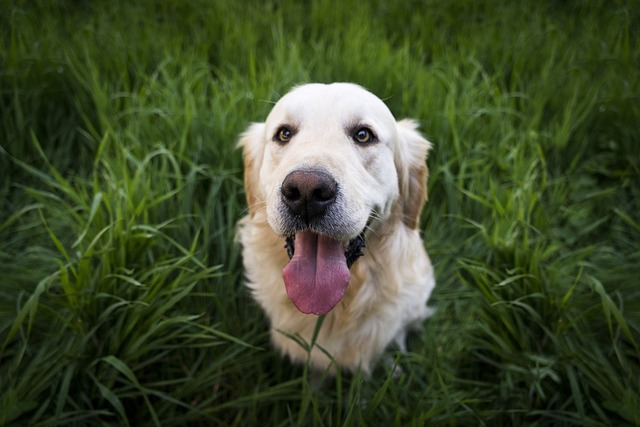
#> input picture day16/dataset/dogs/dog-1839808_640.jpg, 640 x 427 px, given in place of the camera
$ python idColor.py
#> lines starting #> are read from the running program, lines starting #| are printed output that depends on the picture; after the words box and inside, x2 and y2 are one past the last pixel; in counts of white or black regions, pixels touching at a corner belong together
import cv2
import numpy as np

cap = cv2.VideoCapture(0)

b_lower = np.array([90,150, 50])
b_upper = np.array([130,255,255])

r_lower = np.array([30, 150, 50])
r_upper = np.array([40, 150, 255])

while True:
    ret, frame = cap.read() #ret is the status, frame is the image
#> frame is the input picture: shape (427, 640, 3); mean B, G, R 43.7, 74.8, 63.1
    if not ret:
        break

    hsv = cv2.cvtColor(frame, cv2.COLOR_BGR2HSV) #convert to hsv
#> hsv: shape (427, 640, 3); mean H, S, V 47.6, 138.1, 77

    b_mask = cv2.inRange(hsv, b_lower, b_upper) #create a mask based on hsv range
#> b_mask: shape (427, 640); every value is 0
    b_result = cv2.bitwise_and(frame, frame, mask=b_mask) #apply the mask
#> b_result: shape (427, 640, 3); every value is 0
    b_gray = cv2.cvtColor(b_result, cv2.COLOR_BGR2GRAY)

    r_mask = cv2.inRange(hsv, r_lower, r_upper) #create a mask based on hsv range
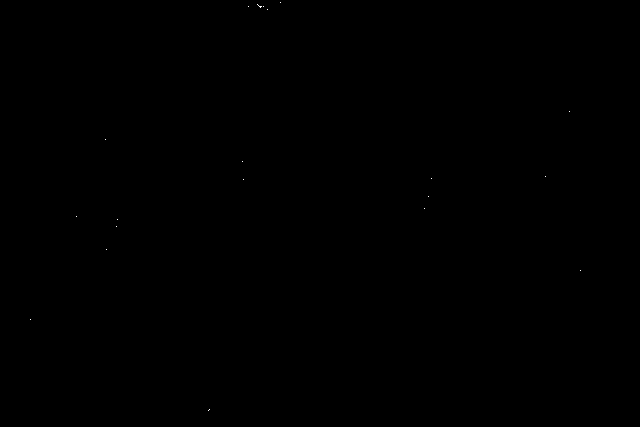
#> r_mask: shape (427, 640); 0.01% white in thin lines or dots, all inside (x1, y1, x2, y2) = (30, 2, 581, 411)
    r_result = cv2.bitwise_and(frame, frame, mask=r_mask) #apply the mask
    r_gray = cv2.cvtColor(r_result, cv2.COLOR_BGR2GRAY)

    _, b_thresh = cv2.threshold(b_gray, 50, 255, cv2.THRESH_BINARY)
    b_contours ,_ = cv2.findContours(b_thresh, cv2.RETR_EXTERNAL, cv2.CHAIN_APPROX_SIMPLE)
#> b_contours = []

    _, r_thresh = cv2.threshold(r_gray, 50, 255, cv2.THRESH_BINARY)
#> r_thresh: shape (427, 640); 0.01% white in thin lines or dots, all inside (x1, y1, x2, y2) = (30, 2, 581, 320)
    r_contours ,_ = cv2.findContours(r_thresh, cv2.RETR_EXTERNAL, cv2.CHAIN_APPROX_SIMPLE)
#> r_contours = 18 contours, all with area under 20

    output = frame.copy()

    if(b_contours):
        largest_blue = max(b_contours, key = cv2.contourArea)
        if(cv2.contourArea(largest_blue < 500)):
            x, y, w, h = cv2.boundingRect(largest_blue)
            cv2.rectangle(output, (x, y), (x+w, y+h), (0,255,0), 2)
            cv2.putText(output, "Blue", (x, y+h+10), cv2.FONT_HERSHEY_SIMPLEX, 0.5, (0, 255, 0), 2)

    if(r_contours):
        largest_red = max(r_contours, key = cv2.contourArea)
#> largest_red = [[257, 4], [260, 7], [261, 6], [259, 6]]
#> (the run stopped early here; a loop or call above may not have finished)
